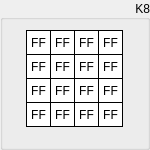
  <widget class="QGroupBox" name="groupK8">
   <property name="geometry">
    <rect>
     <x>470</x>
     <y>150</y>
     <width>150</width>
     <height>150</height>
    </rect>
   </property>
   <property name="sizePolicy">
    <sizepolicy hsizetype="Fixed" vsizetype="Fixed">
     <horstretch>0</horstretch>
     <verstretch>0</verstretch>
    </sizepolicy>
   </property>
   <property name="styleSheet">
    <string notr="true"/>
   </property>
   <property name="title">
    <string>K8</string>
   </property>
   <property name="alignment">
    <set>Qt::AlignRight|Qt::AlignTrailing|Qt::AlignVCenter</set>
   </property>
   <widget class="QLabel" name="k8byte15">
    <property name="enabled">
     <bool>true</bool>
    </property>
    <property name="geometry">
     <rect>
      <x>98</x>
      <y>102</y>
      <width>25</width>
      <height>25</height>
     </rect>
    </property>
    <property name="sizePolicy">
     <sizepolicy hsizetype="Fixed" vsizetype="Fixed">
      <horstretch>0</horstretch>
      <verstretch>0</verstretch>
     </sizepolicy>
    </property>
    <property name="font">
     <font>
      <kerning>true</kerning>
     </font>
    </property>
    <property name="layoutDirection">
     <enum>Qt::LeftToRight</enum>
    </property>
    <property name="styleSheet">
     <string notr="true">QLabel {
	 border-width: 1px;
     border-style: solid;
     border-color: black; 
     background-color: white;
}</string>
    </property>
    <property name="text">
     <string>FF</string>
    </property>
    <property name="alignment">
     <set>Qt::AlignCenter</set>
    </property>
   </widget>
   <widget class="QLabel" name="k8byte13">
    <property name="enabled">
     <bool>true</bool>
    </property>
    <property name="geometry">
     <rect>
      <x>98</x>
      <y>54</y>
      <width>25</width>
      <height>25</height>
     </rect>
    </property>
    <property name="sizePolicy">
     <sizepolicy hsizetype="Fixed" vsizetype="Fixed">
      <horstretch>0</horstretch>
      <verstretch>0</verstretch>
     </sizepolicy>
    </property>
    <property name="font">
     <font>
      <kerning>true</kerning>
     </font>
    </property>
    <property name="layoutDirection">
     <enum>Qt::LeftToRight</enum>
    </property>
    <property name="styleSheet">
     <string notr="true">QLabel {
	 border-width: 1px;
     border-style: solid;
     border-color: black; 
     background-color: white;
}</string>
    </property>
    <property name="text">
     <string>FF</string>
    </property>
    <property name="alignment">
     <set>Qt::AlignCenter</set>
    </property>
   </widget>
   <widget class="QLabel" name="k8byte14">
    <property name="enabled">
     <bool>true</bool>
    </property>
    <property name="geometry">
     <rect>
      <x>98</x>
      <y>78</y>
      <width>25</width>
      <height>25</height>
     </rect>
    </property>
    <property name="sizePolicy">
     <sizepolicy hsizetype="Fixed" vsizetype="Fixed">
      <horstretch>0</horstretch>
      <verstretch>0</verstretch>
     </sizepolicy>
    </property>
    <property name="font">
     <font>
      <kerning>true</kerning>
     </font>
    </property>
    <property name="layoutDirection">
     <enum>Qt::LeftToRight</enum>
    </property>
    <property name="styleSheet">
     <string notr="true">QLabel {
	 border-width: 1px;
     border-style: solid;
     border-color: black; 
     background-color: white;
}</string>
    </property>
    <property name="text">
     <string>FF</string>
    </property>
    <property name="alignment">
     <set>Qt::AlignCenter</set>
    </property>
   </widget>
   <widget class="QLabel" name="k8byte06">
    <property name="enabled">
     <bool>true</bool>
    </property>
    <property name="geometry">
     <rect>
      <x>50</x>
      <y>78</y>
      <width>25</width>
      <height>25</height>
     </rect>
    </property>
    <property name="sizePolicy">
     <sizepolicy hsizetype="Fixed" vsizetype="Fixed">
      <horstretch>0</horstretch>
      <verstretch>0</verstretch>
     </sizepolicy>
    </property>
    <property name="font">
     <font>
      <kerning>true</kerning>
     </font>
    </property>
    <property name="layoutDirection">
     <enum>Qt::LeftToRight</enum>
    </property>
    <property name="styleSheet">
     <string notr="true">QLabel {
	 border-width: 1px;
     border-style: solid;
     border-color: black; 
     background-color: white;
}</string>
    </property>
    <property name="text">
     <string>FF</string>
    </property>
    <property name="alignment">
     <set>Qt::AlignCenter</set>
    </property>
   </widget>
   <widget class="QLabel" name="k8byte04">
    <property name="enabled">
     <bool>true</bool>
    </property>
    <property name="geometry">
     <rect>
      <x>50</x>
      <y>30</y>
      <width>25</width>
      <height>25</height>
     </rect>
    </property>
    <property name="sizePolicy">
     <sizepolicy hsizetype="Fixed" vsizetype="Fixed">
      <horstretch>0</horstretch>
      <verstretch>0</verstretch>
     </sizepolicy>
    </property>
    <property name="font">
     <font>
      <kerning>true</kerning>
     </font>
    </property>
    <property name="layoutDirection">
     <enum>Qt::LeftToRight</enum>
    </property>
    <property name="styleSheet">
     <string notr="true">QLabel {
	 border-width: 1px;
     border-style: solid;
     border-color: black; 
     background-color: white;
}</string>
    </property>
    <property name="text">
     <string>FF</string>
    </property>
    <property name="alignment">
     <set>Qt::AlignCenter</set>
    </property>
   </widget>
   <widget class="QLabel" name="k8byte02">
    <property name="enabled">
     <bool>true</bool>
    </property>
    <property name="geometry">
     <rect>
      <x>26</x>
      <y>78</y>
      <width>25</width>
      <height>25</height>
     </rect>
    </property>
    <property name="sizePolicy">
     <sizepolicy hsizetype="Fixed" vsizetype="Fixed">
      <horstretch>0</horstretch>
      <verstretch>0</verstretch>
     </sizepolicy>
    </property>
    <property name="font">
     <font>
      <kerning>true</kerning>
     </font>
    </property>
    <property name="layoutDirection">
     <enum>Qt::LeftToRight</enum>
    </property>
    <property name="styleSheet">
     <string notr="true">QLabel {
	 border-width: 1px;
     border-style: solid;
     border-color: black; 
     background-color: white;
}</string>
    </property>
    <property name="text">
     <string>FF</string>
    </property>
    <property name="alignment">
     <set>Qt::AlignCenter</set>
    </property>
   </widget>
   <widget class="QLabel" name="k8byte10">
    <property name="enabled">
     <bool>true</bool>
    </property>
    <property name="geometry">
     <rect>
      <x>74</x>
      <y>78</y>
      <width>25</width>
      <height>25</height>
     </rect>
    </property>
    <property name="sizePolicy">
     <sizepolicy hsizetype="Fixed" vsizetype="Fixed">
      <horstretch>0</horstretch>
      <verstretch>0</verstretch>
     </sizepolicy>
    </property>
    <property name="font">
     <font>
      <kerning>true</kerning>
     </font>
    </property>
    <property name="layoutDirection">
     <enum>Qt::LeftToRight</enum>
    </property>
    <property name="styleSheet">
     <string notr="true">QLabel {
	 border-width: 1px;
     border-style: solid;
     border-color: black; 
     background-color: white;
}</string>
    </property>
    <property name="text">
     <string>FF</string>
    </property>
    <property name="alignment">
     <set>Qt::AlignCenter</set>
    </property>
   </widget>
   <widget class="QLabel" name="k8byte09">
    <property name="enabled">
     <bool>true</bool>
    </property>
    <property name="geometry">
     <rect>
      <x>74</x>
      <y>54</y>
      <width>25</width>
      <height>25</height>
     </rect>
    </property>
    <property name="sizePolicy">
     <sizepolicy hsizetype="Fixed" vsizetype="Fixed">
      <horstretch>0</horstretch>
      <verstretch>0</verstretch>
     </sizepolicy>
    </property>
    <property name="font">
     <font>
      <kerning>true</kerning>
     </font>
    </property>
    <property name="layoutDirection">
     <enum>Qt::LeftToRight</enum>
    </property>
    <property name="styleSheet">
     <string notr="true">QLabel {
	 border-width: 1px;
     border-style: solid;
     border-color: black; 
     background-color: white;
}</string>
    </property>
    <property name="text">
     <string>FF</string>
    </property>
    <property name="alignment">
     <set>Qt::AlignCenter</set>
    </property>
   </widget>
   <widget class="QLabel" name="k8byte01">
    <property name="enabled">
     <bool>true</bool>
    </property>
    <property name="geometry">
     <rect>
      <x>26</x>
      <y>54</y>
      <width>25</width>
      <height>25</height>
     </rect>
    </property>
    <property name="sizePolicy">
     <sizepolicy hsizetype="Fixed" vsizetype="Fixed">
      <horstretch>0</horstretch>
      <verstretch>0</verstretch>
     </sizepolicy>
    </property>
    <property name="font">
     <font>
      <kerning>true</kerning>
     </font>
    </property>
    <property name="layoutDirection">
     <enum>Qt::LeftToRight</enum>
    </property>
    <property name="styleSheet">
     <string notr="true">QLabel {
	 border-width: 1px;
     border-style: solid;
     border-color: black; 
     background-color: white;
}</string>
    </property>
    <property name="text">
     <string>FF</string>
    </property>
    <property name="alignment">
     <set>Qt::AlignCenter</set>
    </property>
   </widget>
   <widget class="QLabel" name="k8byte08">
    <property name="enabled">
     <bool>true</bool>
    </property>
    <property name="geometry">
     <rect>
      <x>74</x>
      <y>30</y>
      <width>25</width>
      <height>25</height>
     </rect>
    </property>
    <property name="sizePolicy">
     <sizepolicy hsizetype="Fixed" vsizetype="Fixed">
      <horstretch>0</horstretch>
      <verstretch>0</verstretch>
     </sizepolicy>
    </property>
    <property name="font">
     <font>
      <kerning>true</kerning>
     </font>
    </property>
    <property name="layoutDirection">
     <enum>Qt::LeftToRight</enum>
    </property>
    <property name="styleSheet">
     <string notr="true">QLabel {
	 border-width: 1px;
     border-style: solid;
     border-color: black; 
     background-color: white;
}</string>
    </property>
    <property name="text">
     <string>FF</string>
    </property>
    <property name="alignment">
     <set>Qt::AlignCenter</set>
    </property>
   </widget>
   <widget class="QLabel" name="k8byte00">
    <property name="enabled">
     <bool>true</bool>
    </property>
    <property name="geometry">
     <rect>
      <x>26</x>
      <y>30</y>
      <width>25</width>
      <height>25</height>
     </rect>
    </property>
    <property name="sizePolicy">
     <sizepolicy hsizetype="Fixed" vsizetype="Fixed">
      <horstretch>0</horstretch>
      <verstretch>0</verstretch>
     </sizepolicy>
    </property>
    <property name="font">
     <font>
      <kerning>true</kerning>
     </font>
    </property>
    <property name="layoutDirection">
     <enum>Qt::LeftToRight</enum>
    </property>
    <property name="styleSheet">
     <string notr="true">QLabel {
	 border-width: 1px;
     border-style: solid;
     border-color: black; 
     background-color: white;
}</string>
    </property>
    <property name="text">
     <string>FF</string>
    </property>
    <property name="alignment">
     <set>Qt::AlignCenter</set>
    </property>
    <property name="wordWrap">
     <bool>false</bool>
    </property>
   </widget>
   <widget class="QLabel" name="k8byte07">
    <property name="enabled">
     <bool>true</bool>
    </property>
    <property name="geometry">
     <rect>
      <x>50</x>
      <y>102</y>
      <width>25</width>
      <height>25</height>
     </rect>
    </property>
    <property name="sizePolicy">
     <sizepolicy hsizetype="Fixed" vsizetype="Fixed">
      <horstretch>0</horstretch>
      <verstretch>0</verstretch>
     </sizepolicy>
    </property>
    <property name="font">
     <font>
      <kerning>true</kerning>
     </font>
    </property>
    <property name="layoutDirection">
     <enum>Qt::LeftToRight</enum>
    </property>
    <property name="styleSheet">
     <string notr="true">QLabel {
	 border-width: 1px;
     border-style: solid;
     border-color: black; 
     background-color: white;
}</string>
    </property>
    <property name="text">
     <string>FF</string>
    </property>
    <property name="alignment">
     <set>Qt::AlignCenter</set>
    </property>
   </widget>
   <widget class="QLabel" name="k8byte12">
    <property name="enabled">
     <bool>true</bool>
    </property>
    <property name="geometry">
     <rect>
      <x>98</x>
      <y>30</y>
      <width>25</width>
      <height>25</height>
     </rect>
    </property>
    <property name="sizePolicy">
     <sizepolicy hsizetype="Fixed" vsizetype="Fixed">
      <horstretch>0</horstretch>
      <verstretch>0</verstretch>
     </sizepolicy>
    </property>
    <property name="font">
     <font>
      <kerning>true</kerning>
     </font>
    </property>
    <property name="layoutDirection">
     <enum>Qt::LeftToRight</enum>
    </property>
    <property name="styleSheet">
     <string notr="true">QLabel {
	 border-width: 1px;
     border-style: solid;
     border-color: black; 
     background-color: white;
}</string>
    </property>
    <property name="text">
     <string>FF</string>
    </property>
    <property name="alignment">
     <set>Qt::AlignCenter</set>
    </property>
   </widget>
   <widget class="QLabel" name="k8byte03">
    <property name="enabled">
     <bool>true</bool>
    </property>
    <property name="geometry">
     <rect>
      <x>26</x>
      <y>102</y>
      <width>25</width>
      <height>25</height>
     </rect>
    </property>
    <property name="sizePolicy">
     <sizepolicy hsizetype="Fixed" vsizetype="Fixed">
      <horstretch>0</horstretch>
      <verstretch>0</verstretch>
     </sizepolicy>
    </property>
    <property name="font">
     <font>
      <kerning>true</kerning>
     </font>
    </property>
    <property name="layoutDirection">
     <enum>Qt::LeftToRight</enum>
    </property>
    <property name="styleSheet">
     <string notr="true">QLabel {
	 border-width: 1px;
     border-style: solid;
     border-color: black; 
     background-color: white;
}</string>
    </property>
    <property name="text">
     <string>FF</string>
    </property>
    <property name="alignment">
     <set>Qt::AlignCenter</set>
    </property>
   </widget>
   <widget class="QLabel" name="k8byte11">
    <property name="enabled">
     <bool>true</bool>
    </property>
    <property name="geometry">
     <rect>
      <x>74</x>
      <y>102</y>
      <width>25</width>
      <height>25</height>
     </rect>
    </property>
    <property name="sizePolicy">
     <sizepolicy hsizetype="Fixed" vsizetype="Fixed">
      <horstretch>0</horstretch>
      <verstretch>0</verstretch>
     </sizepolicy>
    </property>
    <property name="font">
     <font>
      <kerning>true</kerning>
     </font>
    </property>
    <property name="layoutDirection">
     <enum>Qt::LeftToRight</enum>
    </property>
    <property name="styleSheet">
     <string notr="true">QLabel {
	 border-width: 1px;
     border-style: solid;
     border-color: black; 
     background-color: white;
}</string>
    </property>
    <property name="text">
     <string>FF</string>
    </property>
    <property name="alignment">
     <set>Qt::AlignCenter</set>
    </property>
   </widget>
   <widget class="QLabel" name="k8byte05">
    <property name="enabled">
     <bool>true</bool>
    </property>
    <property name="geometry">
     <rect>
      <x>50</x>
      <y>54</y>
      <width>25</width>
      <height>25</height>
     </rect>
    </property>
    <property name="sizePolicy">
     <sizepolicy hsizetype="Fixed" vsizetype="Fixed">
      <horstretch>0</horstretch>
      <verstretch>0</verstretch>
     </sizepolicy>
    </property>
    <property name="font">
     <font>
      <kerning>true</kerning>
     </font>
    </property>
    <property name="layoutDirection">
     <enum>Qt::LeftToRight</enum>
    </property>
    <property name="styleSheet">
     <string notr="true">QLabel {
	 border-width: 1px;
     border-style: solid;
     border-color: black; 
     background-color: white;
}</string>
    </property>
    <property name="text">
     <string>FF</string>
    </property>
    <property name="alignment">
     <set>Qt::AlignCenter</set>
    </property>
   </widget>
  </widget>
